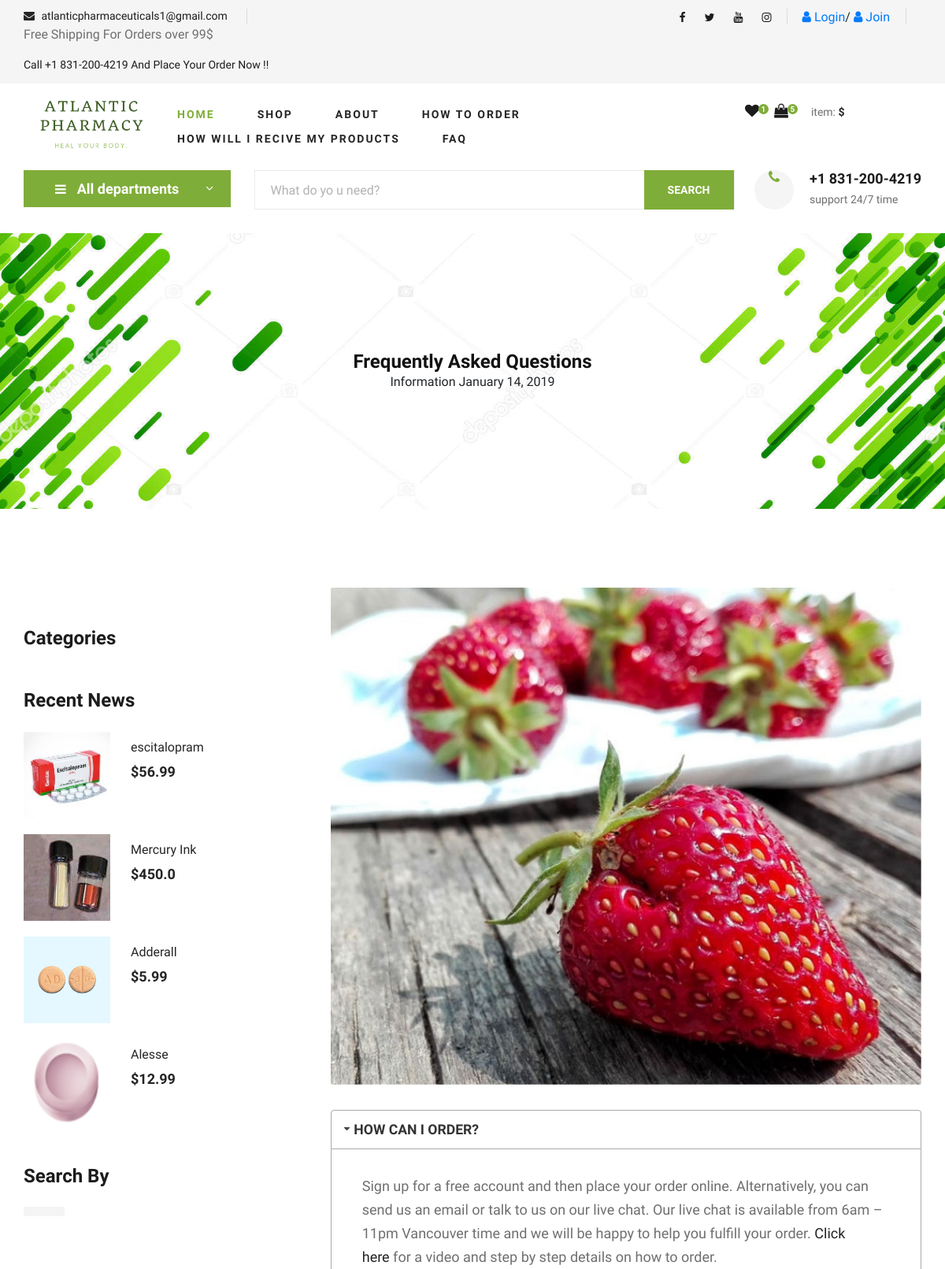
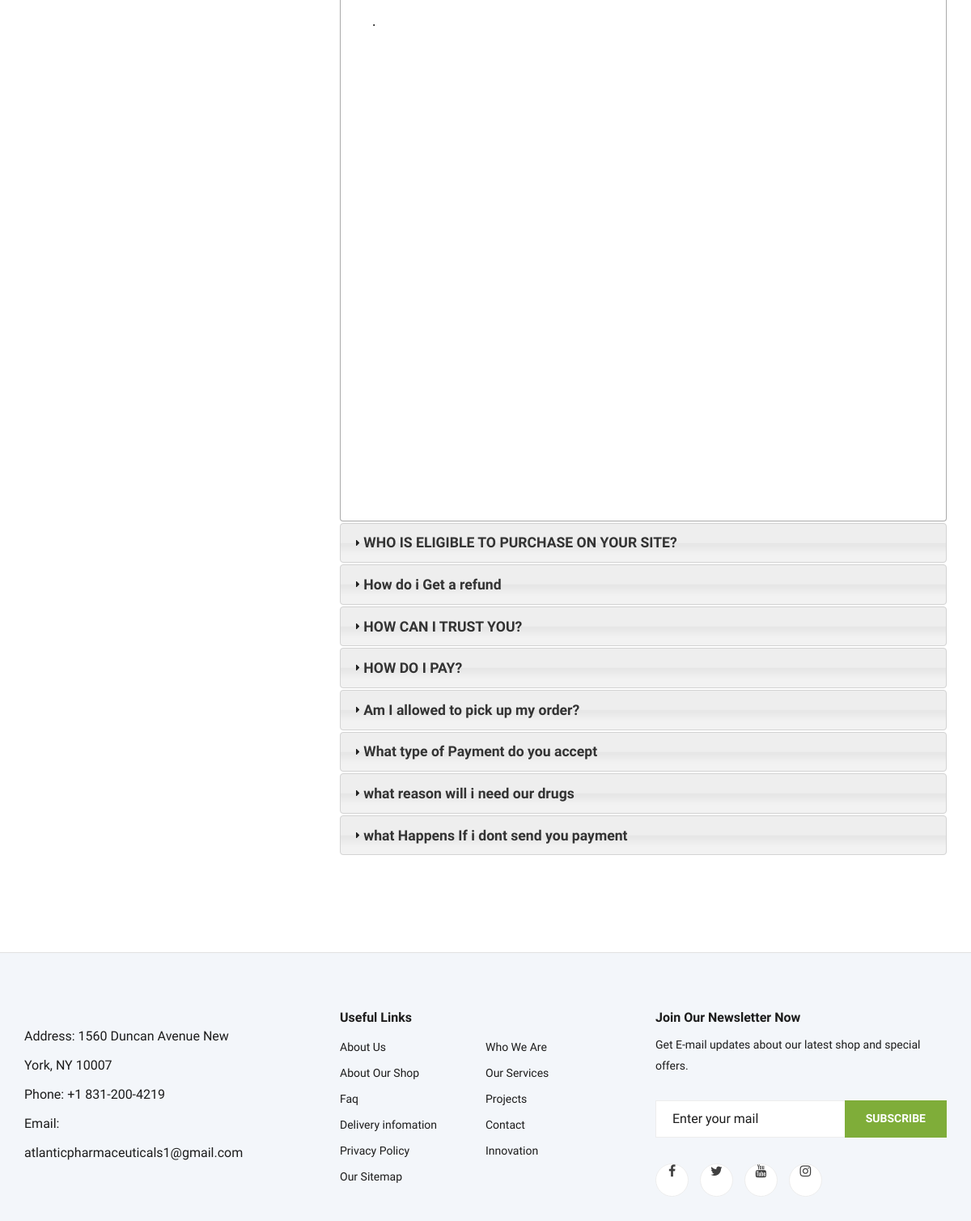
Screenshot of /faq/ with the database file from the repository (2 pictures, top to bottom).
### home/models.py (models this page shows, shortened)
class Setting(models.Model):
    objects = None
    STATUS = (
        ('True', 'True'),
        ('False', 'False'),
    )
    title = models.CharField(max_length=150)
    keywords = models.CharField(max_length=255)
    description = models.CharField(max_length=255)
    company = models.CharField(max_length=50)
    address = models.CharField(blank=True, max_length=100)
    phone = models.CharField(blank=True, max_length=15)
    fax = models.CharField(blank=True, max_length=15)
    email = models.CharField(blank=True, max_length=50)
    smtpserver = models.CharField(blank=True, max_length=20)
    smtpemail = models.CharField(blank=True, max_length=20)
    smtppassword = models.CharField(blank=True, max_length=10)
    smtpport = models.CharField(blank=True, max_length=5)
    icon = models.ImageField(blank=True, upload_to='images/')
    facebook = models.CharField(blank=True, max_length=50)
    instagram = models.CharField(blank=True, max_length=50)
    twitter = models.CharField(blank=True, max_length=50)
    youtube = models.CharField(blank=True, max_length=50)
    aboutus = RichTextUploadingField(blank=True)
    contact = RichTextUploadingField(blank=True)
    references = RichTextUploadingField(blank=True)
    status = models.CharField(max_length=10, choices=STATUS)
    create_at = models.DateTimeField(auto_now_add=True)
    update_at = models.DateTimeField(auto_now=True)

class FAQ(models.Model):
    STATUS = (
        ('True', 'True'),
        ('False', 'False'),
    )
    ordernumber = models.IntegerField()
    question = models.CharField(max_length=200)
    answer = RichTextUploadingField()
    status = models.CharField(max_length=10, choices=STATUS)
    create_at = models.DateTimeField(auto_now_add=True)
    update_at = models.DateTimeField(auto_now=True)

### product/models.py (models this page shows, shortened)
class Product(models.Model):
    STATUS = (
        ('True', 'True'),
        ('False', 'False'),
    )
    VARIANTS = (
        ('None', 'None'),
        ('Size', 'Size'),
        ('Color', 'Color'),
        ('Size-Color', 'Size-Color'),
    )
    category = models.ForeignKey(Category, on_delete=models.CASCADE)
    title = models.CharField(max_length=150)
    keywords = models.CharField(max_length=255)
    description = models.CharField(max_length=255)
    image = models.ImageField(upload_to='images/',null=False)
    price = models.FloatField()
    stock = models.IntegerField()
    amount = models.IntegerField()
    minamount = models.IntegerField()
    variant = models.CharField(max_length=10, choices=VARIANTS, default='None')
    detail = RichTextUploadingField()
    slug = models.SlugField(null=False, unique=True)
    status = models.CharField(max_length=10, choices=STATUS)
    create_at = models.DateTimeField(auto_now_add=True)
    update_at = models.DateTimeField(auto_now=True)
    def image_tag(self):
        if self.image.url is not None:
            return mark_safe('<img src="{}" height="50"/>'.format(self.image.url))
    image_tag.short_description = 'Image'

### home/views.py (the view)
# urls.py: path('faq/', UserViews.faq, name='faq'),
def faq(request):
    setting = Setting.objects.get(pk=1)
    category = Category.objects.all()
    faq = FAQ.objects.filter(status="True").order_by("ordernumber")
    products_top2 = Product.objects.all().order_by('?')[:4]
    context = {'faq': faq,
               'setting': setting,
               'category': category,
               'products_top2': products_top2,
               }
    return render(request, 'faq.html', context)

### home/templatetags/myapptags.py (called while the page is built)
@register.simple_tag
def shopcartcount(userid):
    count = ShopCart.objects.filter(user_id=userid).count()
    return count

### home/templates/faq.html (shortened to what this page needs)
{% extends 'base.html' %}
{% load static %}
{% block content %}
{% load mptt_tags %}
{% block header %}
   {% include "header.html" %}
{% endblock %}
    <section class="blog-details-hero set-bg" data-setbg="{% static 'img/banner-green.jpg' %}">
        <div class="container">
            <div class="row">
                <div class="col-lg-12">
                    <div class="blog__details__hero__text">
                        <h4><strong>Frequently Asked Questions   </strong></h4>
                        <ul>
                            <a>Information</a>
                            <a>January 14, 2019</a>
                        </ul>
                    </div>
                </div>
            </div>
        </div>
    </section>
    <section class="blog-details spad">
        <div class="container">
            <div class="row">
                <div class="col-lg-4 col-md-5 order-md-1 order-2">
                    <div class="blog__sidebar">
                        <div class="blog__sidebar__item">
                            <h4>Categories</h4>
                        </div>
                        <div class="blog__sidebar__item">
                            <h4>Recent News</h4>
                            <div class="blog__sidebar__recent">
                            {% for rs in products_top2 %}
                            <a href="/order/addtoshopcart/{{ rs.id}}" class="latest-product__item">
                                <div class="latest-product__item__pic">
                                    <img src="{{rs.image.url}}" alt="/product/{{ rs.id }}/{{ rs.slug }}">
                                </div>
                                <div class="latest-product__item__text">
                                    <h6 href="/product/{{ rs.id }}/{{ rs.slug }}" >{{ rs.title }}</h6>
                                    <span>${{ rs.price }}</span>
                                </div>
                            </a>
                            {% endfor %}
                            </div>
                        </div>
                        <div class="blog__sidebar__item">
                            <h4>Search By</h4>
                            <div class="blog__sidebar__item__tags">
                                    {% recursetree category %}
                        <a href="/category/{{node.id }}/{{ node.slug }}"> {{ node.title }}</a>
{% endrecursetree %}
                            </div>
                        </div>
                    </div>
                </div>
                <div class="col-lg-8 col-md-7 order-md-1 order-1">
                    <div class="blog__details__text">
                        <img src="img/blog/details/details-pic.jpg" alt="">
                        <div id="accordion">
                            {% for rs in faq %}
                            <h3>{{ rs.question }}</h3>
                            <div>
                                <p>
                                    {{ rs.answer | safe }}.
                                </p>
                            </div>
                            {% endfor %}
                        </div>
                    </div>
                </div>
            </div>
        </div>
    </section>
 {% endblock %}

### home/templates/base.html (shortened to what this page needs)
{% load static %}
<html lang="zxx">
<head>
    <link rel="stylesheet" href="{% static 'css/bootstrap.min.css' %}" type="text/css">
    <link rel="stylesheet" href="{% static 'css/font-awesome.min.css' %}" type="text/css">
    <link rel="stylesheet" href="{% static 'css/elegant-icons.css' %}" type="text/css">
    <link rel="stylesheet" href="{% static 'css/nice-select.css' %}" type="text/css">
    <link rel="stylesheet" href="{% static 'css/jquery-ui.min.css' %}" type="text/css">
    <link rel="stylesheet" href="{% static 'css/owl.carousel.min.css' %}" type="text/css">
    <link rel="stylesheet" href="{% static 'css/slicknav.min.css' %}" type="text/css">
    <link rel="stylesheet" href="{% static 'css/style.css' %}" type="text/css">
    <link rel="stylesheet" href="{% static 'css/main.css' %}" type="text/css">
    <link rel="stylesheet" href="//code.jquery.com/ui/1.12.1/themes/base/jquery-ui.css">
</head>
<body>
                                          {% load myapptags %}
                                     {% shopcartcount user.id as count %}
<header class="header">
    <div class="header__top">
        <div class="container">
            <div class="row">
                <div class="col-lg-6 col-md-6">
                    <div class="header__top__left">
                        <ul>
                             <li><i class="fa fa-envelope"></i> {{ setting.email}}</li>
            <li>{{ setting.references|safe }} Call +1 831-200-4219 And Place Your Order Now !!</li>
                        </ul>
                    </div>
                </div>
                <div class="col-lg-6 col-md-6">
                    <div class="header__top__right">
                        <div class="header__top__right__social">
<a href="{{ setting.facebook|safe }}"><i class="fa fa-facebook"></i></a>
        <a href="{{ setting.twitter|safe }}"><i class="fa fa-twitter"></i></a>
        <a href="{{ setting.youtube|safe }}"><i class="fa fa-youtube"></i></a>
        <a href="{{ setting.instagram|safe }}"><i class="fa fa-instagram"></i></a>
                        </div>
                        <div class="header__top__right__language">
                            {% if user.id is not None %}
                            <div href="/user">My Account</div>
                            <span class="arrow_carrot-down"></span>
                          <ul class="header__menu__dropdown">
<li><a href="/user/favourites" class="fa fa-heart">My Wish list</a></li>
                <li><a href="/user/orders" class="fa fa-exchange">My Orders</a></li>
                <li><a href="/user/comments" class="fa fa-check">My Comments</a></li>
                <li> <a href="/logout/"><i class="fa fa-unlock-alt"></i> logout</a></li>
                      </ul>
                        </div>
                          <strong class=""text-uppercase>{{ user.first_name}} </strong>||
                        <a href="/logout/"><i class="fa fa-unlock-alt"></i> logout</a>
                        <div class="header__top__right__auth">
                            {% else  %}
                            <a href="/login/"><i class="fa fa-user"></i> Login</a>/
                            <a href="/signup/"><i class="fa fa-user"></i> Join</a>
                            {% endif %}
                        </div>
                    </div>
                </div>
            </div>
        </div>
    </div>
    <div class="container">
        <div class="row">
            <div class="col-lg-2">
                <div class="header__logo">
                    <a href=""><img src="{% static 'img/logos/yes.png' %}" alt=""></a>
                </div>
            </div>
            <div class="col-lg-6">
                <nav class="header__menu">
                    <ul>
                        <li class="active"><a href="/home/">Home</a></li>
                        <li><a href="/category/">Shop</a></li>
                        <li><a href="/about/">About</a>
                        </li>
                        <li><a href="/pay/">How to Order</a></li>
                        <li><a href="/prodinfo/">How will i recive my Products</a></li>
                        <li><a href="/faq/">FAQ</a></li>
                    </ul>
                </nav>
            </div>
            <div class="col-lg-3">
                <div class="header__cart">
                    <ul>
                        <li><a href="#"><i class="fa fa-heart"></i> <span>1</span></a></li>
                        <li><a href="/shopcart/"><i class="fa fa-shopping-bag"></i>
                                                                {% load myapptags %}
                                     {% shopcartcount user.id as count %}
                                    <span>{{ count }}</span></a></li>
                    </ul>
                    <div class="header__cart__price">item: <span>${{ total }}</span></div>
                </div>
            </div>
        </div>
    </div>
</header>
{% block content %}
{% endblock %}
<footer class="footer spad">
    <div class="container">
        <div class="row">
            <div class="col-lg-3 col-md-6 col-sm-6">
                <div class="footer__about">
                    <ul>
                        <li>Address: {{ setting.address}}</li>
                        <li>Phone: {{ setting.phone}}</li>
                        <li>Email: {{ setting.email}}</li>
                    </ul>
                </div>
            </div>
            <div class="col-lg-4 col-md-6 col-sm-6 offset-lg-1">
                <div class="footer__widget">
                    <h6>Useful Links</h6>
                    <ul>
                        <li><a href="/about/">About Us</a></li>
                        <li><a href="/about/">About Our Shop</a></li>
                        <li><a href="/faq/">Faq</a></li>
                        <li><a href="/faq/">Delivery infomation</a></li>
                        <li><a href="/faq/">Privacy Policy</a></li>
                        <li><a href="/contact/">Our Sitemap</a></li>
                    </ul>
                    <ul>
                        <li><a href="/contact/">Who We Are</a></li>
                        <li><a href="/about/">Our Services</a></li>
                        <li><a href="/about/">Projects</a></li>
                        <li><a href="/contact/">Contact</a></li>
                        <li><a href="/faq/">Innovation</a></li>
                    </ul>
                </div>
            </div>
            <div class="col-lg-4 col-md-12">
                <div class="footer__widget">
                    <h6>Join Our Newsletter Now</h6>
                    <p>Get E-mail updates about our latest shop and special offers.</p>
                    <form action="#">
                        <input type="text" placeholder="Enter your mail">
                        <button type="submit" class="site-btn">Subscribe</button>
                    </form>
                    <div class="footer__widget__social">
                      <a href="{{ setting.facebook|safe }}"><i class="fa fa-facebook"></i></a>
        <a href="{{ setting.twitter|safe }}"><i class="fa fa-twitter"></i></a>
        <a href="{{ setting.youtube|safe }}"><i class="fa fa-youtube"></i></a>
        <a href="{{ setting.instagram|safe }}"><i class="fa fa-instagram"></i></a>
                    </div>
                </div>
            </div>
        </div>
    </div>
</footer>
<link rel="stylesheet" href="https://ajax.googleapis.com/ajax/libs/jqueryui/1.11.4/themes/smoothness/jquery-ui.css">
    </body>
</html>

### home/templates/header.html (shortened to what this page needs)
{% load static %}
<section class="hero hero-normal">
    <div class="container">
        <div class="row">
            <div class="col-lg-3">
                <div class="hero__categories">
                    <div class="hero__categories__all">
                        <i class="fa fa-bars"></i>
                        <span>All departments</span>
                    </div>
                        {% load mptt_tags %}
                </div>
            </div>
            <div class="col-lg-9">
                <div class="hero__search">
                    <div class="hero__search__form">
                        <form action="/search/" method="post">
                            <input id="query" name="query" type="text" placeholder="What do yo u need?">
                            <button type="submit" class="site-btn">SEARCH</button>
                        </form>
                    </div>
                    <div class="hero__search__phone">
                        <div class="hero__search__phone__icon">
                            <i class="fa fa-phone"></i>
                        </div>
                        <div class="hero__search__phone__text">
                            <h5>{{ setting.phone}}</h5>
                            <span>support 24/7 time</span>
                        </div>
                    </div>
                </div>
            </div>
        </div>
    </div>
</section>

### rows the page displays
Setting: email "atlanticpharmaceuticals1@gmail.com", references "Free Shipping For Orders over 99$", phone "+1 831-200-4219", address "1560 Duncan Avenue New York, NY 10007"
Product: image (picture), title "escitalopram", price "56.99"
Product: image (picture), title "Mercury Ink", price "450.0"
Product: image (picture), title "Adderall", price "5.99"
Product: image (picture), title "Alesse", price "12.99"
FAQ: question "HOW CAN I ORDER?", answer "Sign up for a free account and then place your order online. Alternatively, you can send us an email or talk to us on our live chat. Our live chat is available from 6am – 11pm Vancouver time and we will be happy to help you fulfill your order. Click here for a video and step by step details on how to order."
FAQ: question "WHO IS ELIGIBLE TO PURCHASE ON YOUR SITE?"
FAQ: question "How do i Get a refund"
FAQ: question "HOW CAN I TRUST YOU?"
FAQ: question "HOW DO I PAY?"
FAQ: question "Am I allowed to pick up my order?"
FAQ: question "What type of Payment do you accept"
FAQ: question "what reason will i need our drugs"
FAQ: question "what Happens If i dont send you payment"

### other values shown
{{ count }} "5"
